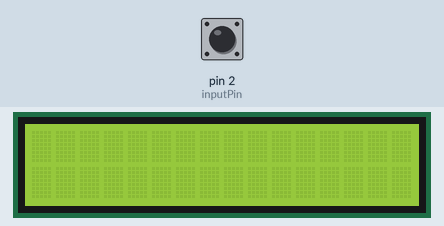
Simulated run of this sketch. Board: Arduino Uno, built with avr-gcc and run on an emulated ATmega328P. Shown: 16×2 character LCD. The test bench sets the inputs (shaded band); at power-on: pin 2 (inputPin) HIGH.

Above: at 1.5 s.
1.6 s: pin 2 (inputPin) pulled LOW for 0.15 s
At 3.0 s:
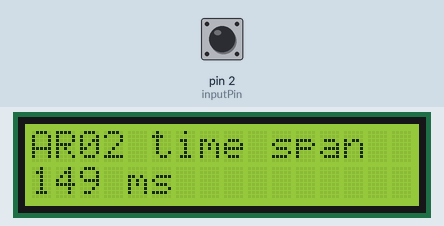
3.3 s: pin 2 (inputPin) pulled LOW for 1 s
At 5.6 s:
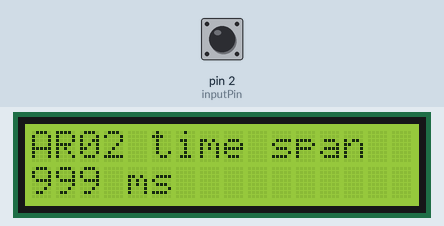
5.9 s: pin 2 (inputPin) pulled LOW for 3.2 s
At 10.4 s:
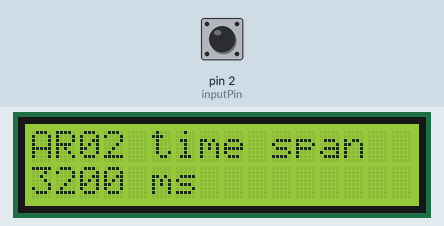
10.7 s: pin 2 (inputPin) pulled LOW for 0.15 s
At 12.3 s:
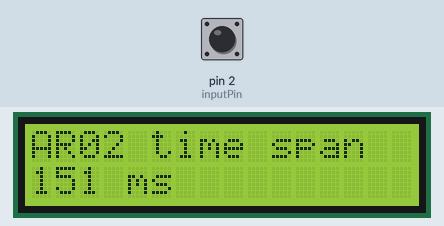
Timing chart, 0 to 13.4 s (numbered marks = the images above; inputs shaded):
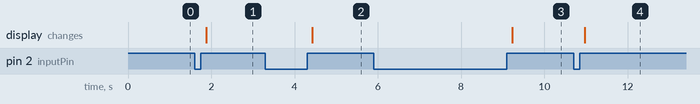

The sketch:

AR02_Swich_time.ino.ino
```cpp
/*
 예제 3.2
 I2C를 이용한 LCD 출력
*/

// I2C 통신 라이브러리 설정
#include <Wire.h>
// I2C LCD 라리브러리 설정
#include <LiquidCrystal_I2C.h>

// LCD I2C address 설정 PCF8574:0x27, PCF8574A:0x3F
LiquidCrystal_I2C lcd(0x27,16,2);  // LCD address:0x27, 16X2 LCD, 0x3F


  const int inputPin = 2;
  long startTime = 0;
  long swCountTimer = 0;
  void setup() {


    pinMode(inputPin, INPUT_PULLUP);
    Serial.begin(9600);
    lcd.init();
    lcd.clear();
    lcd.backlight();
    delay(250);

  }


  // Open Serial Monitor, Type to display 표시


void loop()
{
  // 시리얼 통신 수신 값이 있을 때
  if (digitalRead(inputPin)==LOW) {

    startTime = millis();
    while(digitalRead(inputPin)==LOW);
     // 커서를 좌측 상단으로
    swCountTimer = millis()-startTime;
    // "Message from PC" 출력
    delay(100);
    lcd.clear();
    lcd.setCursor(0,0);
    lcd.print("AR02 time span");
    lcd.setCursor(0,1);
    lcd.print(swCountTimer);
    lcd.print(" ms");


  };
}
```

Measured:
- after the input at 1.6 s, the display: changes after 0.27 s (image 1)
- after the input at 3.3 s, the display: changes after 1.1 s (image 2)
- after the input at 5.9 s, the display: changes after 3.3 s (image 3)
- after the input at 10.7 s, the display: changes after 0.27 s (image 4)
